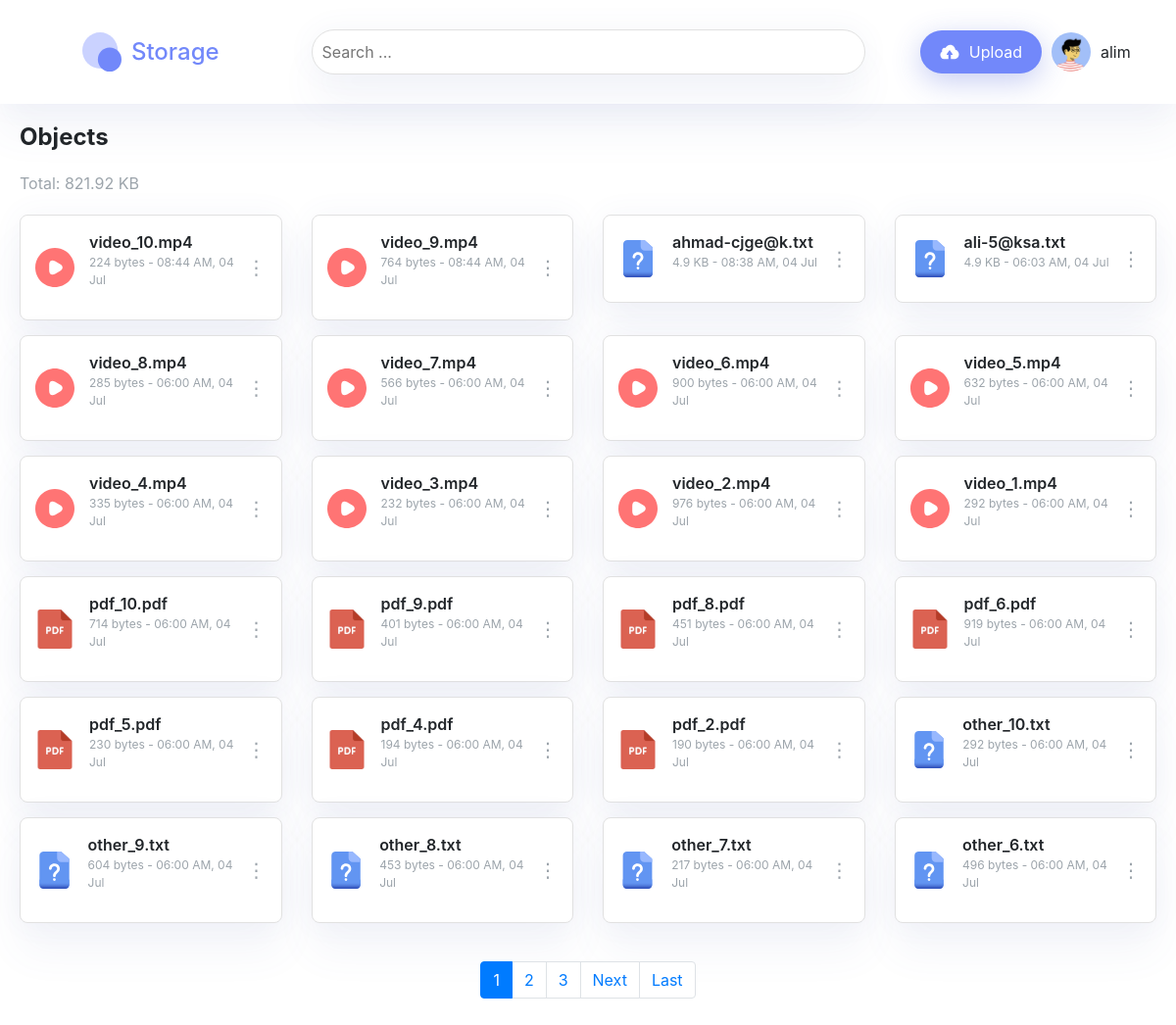
/storage/main/ (signed in), run on the app's committed database.
### storage/models.py (models this page shows, shortened)
class Object(models.Model):
    owner = models.ForeignKey(
        User,
        on_delete=models.CASCADE,
        related_name='owned_objects'
    )
    file_url = models.URLField(max_length=255, blank=True)  # Added blank=True for optional URL
    name = models.CharField(max_length=255)
    size = models.BigIntegerField()
    upload_date = models.DateTimeField(auto_now_add=True)
    access_users = models.ManyToManyField(
        User,
        related_name='accessible_objects',
        blank=True
    )
    IMAGE = 'image'
    PDF = 'pdf'
    VIDEO = 'video'
    MUSIC = 'music'
    OTHER = 'other'
    FILE_TYPE_CHOICES = [
        (IMAGE, 'Image'),
        (PDF, 'PDF Document'),
        (VIDEO, 'Video'),
        (MUSIC, 'Music'),
        (OTHER, 'Other'),
    ]
    file_type = models.CharField(
        max_length=20,
        choices=FILE_TYPE_CHOICES,
        default=OTHER,
    )

### storage/views.py (the view)
# urls.py: path("main/", ObjectStorageView.as_view(), name="main"),
class ObjectStorageView(LoginRequiredMixin, View):
    login_url = '/users/login/'
    def get(self, request):
        user = request.user
        owned_objects = Object.objects.filter(owner=user)
        accessible_objects = Object.objects.filter(access_users=user)
        objects = (owned_objects | accessible_objects).distinct()
        total_size = sum(obj.size for obj in objects)
        total_size_readable = self.convert_size(total_size)
        query = request.GET.get('search', '')
        if query:
            objects = objects.filter(name__icontains=query)
        objects = objects.order_by('-upload_date')
        paginator = Paginator(objects, 24)
        page_number = request.GET.get('page')
        page_objects = paginator.get_page(page_number)
        return render(request, 'main.html', {
            'objects': page_objects,
            'user': user,
            'total_size': total_size_readable,
        })
    @staticmethod
    def convert_size(size_bytes):
        if size_bytes == 0:
            return "0B"
        size_name = ("B", "KB", "MB", "GB", "TB")
        i = int(math.floor(math.log(size_bytes, 1024)))
        p = math.pow(1024, i)
        s = round(size_bytes / p, 2)
        return f"{s} {size_name[i]}"

### storage/templates/main.html (shortened to what this page needs)
{% load static %}
<!DOCTYPE html>
<html lang="en">
<head>
  <link href="https://stackpath.bootstrapcdn.com/bootstrap/4.5.2/css/bootstrap.min.css" rel="stylesheet">
  <link rel="stylesheet" href="https://cdnjs.cloudflare.com/ajax/libs/font-awesome/5.15.3/css/all.min.css">
</head>
<body>
    <div class="container-fluid header-container">
        <div class="row">
          <div class="col-lg-3 col-md-3 col-12 d-flex align-items-center justify-content-center">
            <div class="logo">
              <img src="{% static 'logo2.svg' %}" alt="Logo">
              <span>Storage</span>
            </div>
          </div>
          <div class="col-lg-6 col-md-6 col-12 d-flex align-items-center justify-content-center">
            <div class="search-bar w-100">
              <form method="get" action="{% url 'main' %}">
                <input type="text" name="search" id="search-input" placeholder="Search ..." value="{{ request.GET.search }}">
              </form>
            </div>
          </div>
          <div class="col-lg-3 col-md-3 col-12 d-flex justify-content-center align-items-center">
            <button class="upload-button" id="upload-button">
              <img src="{% static 'upload.svg' %}" alt="Upload">
              <span>Upload</span>
            </button>
            <div class="profile" id="profile-popover"  data-toggle="popover" data-placement="bottom" data-html="true" data-content="<a href='{% url 'logout' %}' class='btn btn-danger btn-block rounded-pill'>Logout</a>">
              <img src="{% static 'profile.svg' %}" alt="Profile">
              <span>{{ user.username }}</span>
            </div>
          </div>
        </div>
      </div>
      <div class="container-fluid content-container">
        <div class="content-header">
          <h1>Objects</h1>
        </div>
        <div class="content-header">
          <div class="total">Total: {{ total_size }}</div>
        </div>
        <div class="row" id="object-list">
          {% for obj in objects %}
          <div class="col-lg-3 col-md-4 col-sm-6 col-12 object-card" data-name="{{ obj.name|lower }}">
            <div class="file-card">
                {% if obj.file_type == 'image' %}
                    <img src="{% static 'photo.svg' %}" alt="Image">
                {% elif obj.file_type == 'pdf' %}
                    <img src="{% static 'pdf.svg' %}" alt="PDF">
                {% elif obj.file_type == 'video' %}
                    <img src="{% static 'video.svg' %}" alt="Video">
                {% elif obj.file_type == 'music' %}
                    <img src="{% static 'music.svg' %}" alt="Music">
                {% else %}
                    <img src="{% static 'others.svg' %}" alt="Other">
                {% endif %}
              <div class="file-card-details">
                <p class="file-card-title">{{ obj.name }}</p>
                <p class="file-card-meta">{{ obj.size|filesizeformat }} - {{ obj.upload_date|date:"h:i A, d M" }}</p>
              </div>
              <div class="file-card-menu"  tabindex="0" trigger="focus" role="button" data-placement="bottom" data-toggle="popover" title="{{ obj.name }}" data-html="true" data-content="
                    <ul class='list-unstyled mb-0 '>
                        {% if user == obj.owner %}
                        <li id=>
                            <a href='{% url 'popup' obj.id %}' id='share' class='d-block py-1 px-2 text-decoration-none text-body' data-toggle='modal' data-target='#exampleModal'   data-object-id='{{ obj.id }}' >
                            <i class='fas fa-share-alt mr-3'></i>Share
                            </a>
                        </li>
                        <hr class='m-0'>
                        <li>
                            <a href='{% url 'download' obj.id %}' class='d-block py-1 px-2 text-decoration-none text-body'>
                            <i class='fas fa-download mr-3'></i>Download
                            </a>
                        </li>
                        <hr class='m-0'>
                        <li>
                            <a href='{% url 'delete' obj.id %}' class='d-block py-1 px-2 text-decoration-none text-body' >
                            <i class='fas fa-trash mr-3'></i>Delete
                            </a>
                        </li>
                        {% else %}
                        <li>
                            <a href='{% url 'download' obj.id %}' class='d-block py-1 px-2 text-decoration-none text-body'>
                             <i class='fas fa-download mr-3'></i>Download
                            </a>
                        </li>
                        {% endif %}
                    </ul>
                    ">
                    ⋮
                </div>
            </div>
          </div>
          {% endfor %}
        </div>
        <div class="row justify-content-center mt-4">
          <div class="col-lg-6 col-md-8 col-12">
            <nav aria-label="Page navigation">
              <ul class="pagination justify-content-center">
                {% for num in objects.paginator.page_range %}
                  {% if objects.number == num %}
                    <li class="page-item active"><span class="page-link">{{ num }} <span class="sr-only">(current)</span></span></li>
                  {% else %}
                    <li class="page-item"><a class="page-link" href="?page={{ num }}">{{ num }}</a></li>
                  {% endif %}
                {% endfor %}
                {% if objects.has_next %}
                  <li class="page-item"><a class="page-link" href="?page={{ objects.next_page_number }}">Next</a></li>
                  <li class="page-item"><a class="page-link" href="?page={{ objects.paginator.num_pages }}">Last</a></li>
                {% endif %}
              </ul>
            </nav>
          </div>
        </div>
      </div>
  </body>
  </html>
</body>
</html>

### storage/templates/main.html (style rules this page uses)
.header-container { background-color: #fff; box-shadow: 0px 30px 40px 0px rgba(89, 104, 178, 0.06), 0px 0px 30px 0px rgba(89, 104, 178, 0.06); padding: 15px 20px; }
.logo { display: flex; align-items: center; font-size: 24px; font-weight: 500; color: #7288fa; }
.logo img { width: 40px; margin-right: 10px; }
.search-bar { flex-grow: 1; margin: 15px 0; }
.search-bar input { width: 100%; padding: 10px; border-radius: 30px; border: 1px solid #e1e1e1; box-shadow: 0px 30px 40px 0px rgba(89, 104, 178, 0.06), 0px 0px 30px 0px rgba(89, 104, 178, 0.06); }
.upload-button { background-color: #7288fa; color: #fff; border: none; border-radius: 30px; padding: 10px 20px; box-shadow: 0px 8px 30px 0px rgba(65, 89, 214, 0.3); display: flex; align-items: center; margin-right: 10px; cursor: pointer; }
.upload-button img { width: 20px; margin-right: 10px; }
.profile { display: flex; align-items: center; cursor: pointer; }
.profile img { width: 40px; border-radius: 50%; margin-right: 10px; }
.content-container { padding: 20px; }
.content-header { display: flex; justify-content: space-between; align-items: center; margin-bottom: 20px; }
.content-header h1 { font-size: 24px; font-weight: 700; margin: 0; }
.content-header .total { font-size: 16px; color: #9ca4ab; }
.file-card { background: #fff; border: 1px solid #e1e1e1; border-radius: 8px; padding: 15px; display: flex; align-items: center; margin-bottom: 15px; box-shadow: 0px 30px 40px 0px rgba(89, 104, 178, 0.06), 0px 0px 30px 0px rgba(89, 104, 178, 0.06); }
.file-card img { width: 40px; height: 40px; margin-right: 15px; }
.file-card-details { flex-grow: 1; }
.file-card-title { font-size: 16px; font-weight: 600; margin: 0; }
.file-card-meta { font-size: 12px; color: #9ca4ab; }
.file-card-menu { color: #9ca4ab; font-size: 20px; cursor: pointer; }

### data on the page
Object: name "video_10.mp4", size|filesizeformat "224 bytes", upload_date "08:44 AM, 04 Jul"
Object: name "video_9.mp4", size|filesizeformat "764 bytes", upload_date "08:44 AM, 04 Jul"
Object: name "ahmad-cjge@k.txt", size|filesizeformat "4.9 KB", upload_date "08:38 AM, 04 Jul"
Object: name "ali-5@ksa.txt", size|filesizeformat "4.9 KB", upload_date "06:03 AM, 04 Jul"
Object: name "video_8.mp4", size|filesizeformat "285 bytes", upload_date "06:00 AM, 04 Jul"
Object: name "video_7.mp4", size|filesizeformat "566 bytes", upload_date "06:00 AM, 04 Jul"
Object: name "video_6.mp4", size|filesizeformat "900 bytes", upload_date "06:00 AM, 04 Jul"
Object: name "video_5.mp4", size|filesizeformat "632 bytes", upload_date "06:00 AM, 04 Jul"
Object: name "video_4.mp4", size|filesizeformat "335 bytes", upload_date "06:00 AM, 04 Jul"
Object: name "video_3.mp4", size|filesizeformat "232 bytes", upload_date "06:00 AM, 04 Jul"
Object: name "video_2.mp4", size|filesizeformat "976 bytes", upload_date "06:00 AM, 04 Jul"
Object: name "video_1.mp4", size|filesizeformat "292 bytes", upload_date "06:00 AM, 04 Jul"
Object: name "pdf_10.pdf", size|filesizeformat "714 bytes", upload_date "06:00 AM, 04 Jul"
Object: name "pdf_9.pdf", size|filesizeformat "401 bytes", upload_date "06:00 AM, 04 Jul"
Object: name "pdf_8.pdf", size|filesizeformat "451 bytes", upload_date "06:00 AM, 04 Jul"
Object: name "pdf_6.pdf", size|filesizeformat "919 bytes", upload_date "06:00 AM, 04 Jul"
Object: name "pdf_5.pdf", size|filesizeformat "230 bytes", upload_date "06:00 AM, 04 Jul"
Object: name "pdf_4.pdf", size|filesizeformat "194 bytes", upload_date "06:00 AM, 04 Jul"
Object: name "pdf_2.pdf", size|filesizeformat "190 bytes", upload_date "06:00 AM, 04 Jul"
Object: name "other_10.txt", size|filesizeformat "292 bytes", upload_date "06:00 AM, 04 Jul"
Object: name "other_9.txt", size|filesizeformat "604 bytes", upload_date "06:00 AM, 04 Jul"
Object: name "other_8.txt", size|filesizeformat "453 bytes", upload_date "06:00 AM, 04 Jul"
Object: name "other_7.txt", size|filesizeformat "217 bytes", upload_date "06:00 AM, 04 Jul"
Object: name "other_6.txt", size|filesizeformat "496 bytes", upload_date "06:00 AM, 04 Jul"

### other printed values
{{ user.username }} "alim"
{{ total_size }} "821.92 KB"
{{ num }} "1"
{{ num }} "2" "3"
